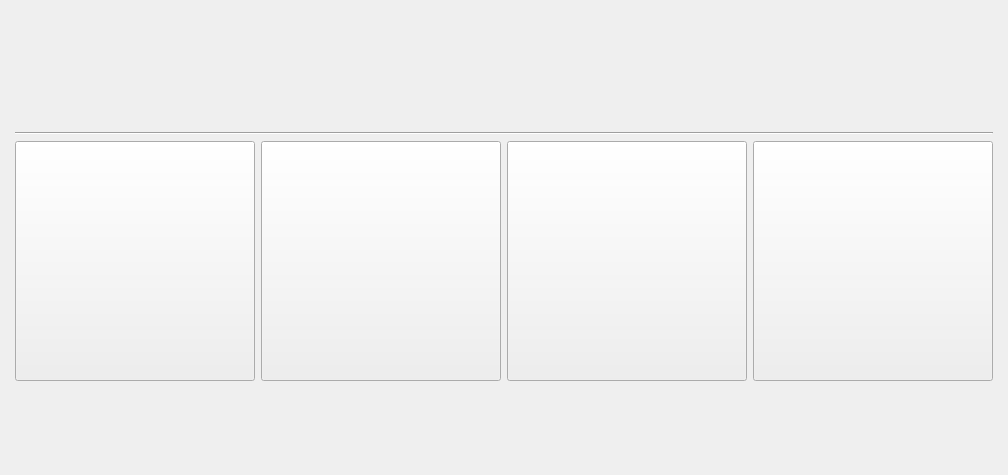
<?xml version="1.0" encoding="UTF-8"?>
<ui version="4.0">
 <class>MainWindow</class>
 <widget class="QMainWindow" name="MainWindow">
  <property name="windowModality">
   <enum>Qt::WindowModality::WindowModal</enum>
  </property>
  <property name="geometry">
   <rect>
    <x>0</x>
    <y>0</y>
    <width>1008</width>
    <height>475</height>
   </rect>
  </property>
  <property name="windowTitle">
   <string>MainWindow</string>
  </property>
  <widget class="QWidget" name="centralwidget">
   <layout class="QGridLayout" name="gridLayout">
    <item row="3" column="1" colspan="4">
     <widget class="Line" name="line">
      <property name="orientation">
       <enum>Qt::Orientation::Horizontal</enum>
      </property>
     </widget>
    </item>
    <item row="4" column="4">
     <widget class="QPushButton" name="pushButton_planetario">
      <property name="sizePolicy">
       <sizepolicy hsizetype="Fixed" vsizetype="Fixed">
        <horstretch>0</horstretch>
        <verstretch>0</verstretch>
       </sizepolicy>
      </property>
      <property name="minimumSize">
       <size>
        <width>240</width>
        <height>240</height>
       </size>
      </property>
      <property name="cursor">
       <cursorShape>PointingHandCursor</cursorShape>
      </property>
      <property name="text">
       <string/>
      </property>
      <property name="icon">
       <iconset>
        <normaloff>../../Recursos/Planetary.PNG</normaloff>../../Recursos/Planetary.PNG</iconset>
      </property>
      <property name="iconSize">
       <size>
        <width>230</width>
        <height>230</height>
       </size>
      </property>
     </widget>
    </item>
    <item row="4" column="1">
     <widget class="QPushButton" name="pushButton_cremallera">
      <property name="sizePolicy">
       <sizepolicy hsizetype="Fixed" vsizetype="Fixed">
        <horstretch>0</horstretch>
        <verstretch>0</verstretch>
       </sizepolicy>
      </property>
      <property name="minimumSize">
       <size>
        <width>240</width>
        <height>240</height>
       </size>
      </property>
      <property name="cursor">
       <cursorShape>PointingHandCursor</cursorShape>
      </property>
      <property name="text">
       <string/>
      </property>
      <property name="icon">
       <iconset>
        <normaloff>../../Recursos/rackandpinion.PNG</normaloff>../../Recursos/rackandpinion.PNG</iconset>
      </property>
      <property name="iconSize">
       <size>
        <width>230</width>
        <height>230</height>
       </size>
      </property>
     </widget>
    </item>
    <item row="4" column="2">
     <widget class="QPushButton" name="pushButton_epitrocoidal">
      <property name="sizePolicy">
       <sizepolicy hsizetype="Fixed" vsizetype="Fixed">
        <horstretch>0</horstretch>
        <verstretch>0</verstretch>
       </sizepolicy>
      </property>
      <property name="minimumSize">
       <size>
        <width>240</width>
        <height>240</height>
       </size>
      </property>
      <property name="cursor">
       <cursorShape>PointingHandCursor</cursorShape>
      </property>
      <property name="text">
       <string/>
      </property>
      <property name="icon">
       <iconset>
        <normaloff>../../Recursos/epytrochoidal_1.PNG</normaloff>../../Recursos/epytrochoidal_1.PNG</iconset>
      </property>
      <property name="iconSize">
       <size>
        <width>230</width>
        <height>230</height>
       </size>
      </property>
     </widget>
    </item>
    <item row="4" column="0">
     <spacer name="horizontalSpacer">
      <property name="orientation">
       <enum>Qt::Orientation::Horizontal</enum>
      </property>
      <property name="sizeType">
       <enum>QSizePolicy::Policy::Expanding</enum>
      </property>
      <property name="sizeHint" stdset="0">
       <size>
        <width>10</width>
        <height>20</height>
       </size>
      </property>
     </spacer>
    </item>
    <item row="4" column="5">
     <spacer name="horizontalSpacer_2">
      <property name="orientation">
       <enum>Qt::Orientation::Horizontal</enum>
      </property>
      <property name="sizeType">
       <enum>QSizePolicy::Policy::Expanding</enum>
      </property>
      <property name="sizeHint" stdset="0">
       <size>
        <width>10</width>
        <height>20</height>
       </size>
      </property>
     </spacer>
    </item>
    <item row="4" column="3">
     <widget class="QPushButton" name="pushButton_hipotrocoidal">
      <property name="sizePolicy">
       <sizepolicy hsizetype="Fixed" vsizetype="Fixed">
        <horstretch>0</horstretch>
        <verstretch>0</verstretch>
       </sizepolicy>
      </property>
      <property name="minimumSize">
       <size>
        <width>240</width>
        <height>240</height>
       </size>
      </property>
      <property name="cursor">
       <cursorShape>PointingHandCursor</cursorShape>
      </property>
      <property name="text">
       <string/>
      </property>
      <property name="icon">
       <iconset>
        <normaloff>../../Recursos/hypotrochoidal.PNG</normaloff>../../Recursos/hypotrochoidal.PNG</iconset>
      </property>
      <property name="iconSize">
       <size>
        <width>230</width>
        <height>230</height>
       </size>
      </property>
     </widget>
    </item>
    <item row="1" column="1" colspan="4">
     <widget class="QWidget" name="widget" native="true">
      <layout class="QGridLayout" name="gridLayout_2">
       <item row="0" column="0">
        <widget class="QLabel" name="label">
         <property name="maximumSize">
          <size>
           <width>600</width>
           <height>172</height>
          </size>
         </property>
         <property name="text">
          <string/>
         </property>
         <property name="pixmap">
          <pixmap resource="../../Recursos/Logo.qrc">:/newPrefix/RPSDesign_VID.png</pixmap>
         </property>
         <property name="scaledContents">
          <bool>true</bool>
         </property>
        </widget>
       </item>
      </layout>
     </widget>
    </item>
    <item row="5" column="2" colspan="2">
     <spacer name="verticalSpacer_3">
      <property name="orientation">
       <enum>Qt::Orientation::Vertical</enum>
      </property>
      <property name="sizeType">
       <enum>QSizePolicy::Policy::Expanding</enum>
      </property>
      <property name="sizeHint" stdset="0">
       <size>
        <width>20</width>
        <height>10</height>
       </size>
      </property>
     </spacer>
    </item>
    <item row="0" column="2" colspan="2">
     <spacer name="verticalSpacer">
      <property name="orientation">
       <enum>Qt::Orientation::Vertical</enum>
      </property>
      <property name="sizeType">
       <enum>QSizePolicy::Policy::Expanding</enum>
      </property>
      <property name="sizeHint" stdset="0">
       <size>
        <width>20</width>
        <height>10</height>
       </size>
      </property>
     </spacer>
    </item>
   </layout>
  </widget>
 </widget>
 <resources>
  <include location="../../Recursos/Logo.qrc"/>
 </resources>
 <connections/>
</ui>
